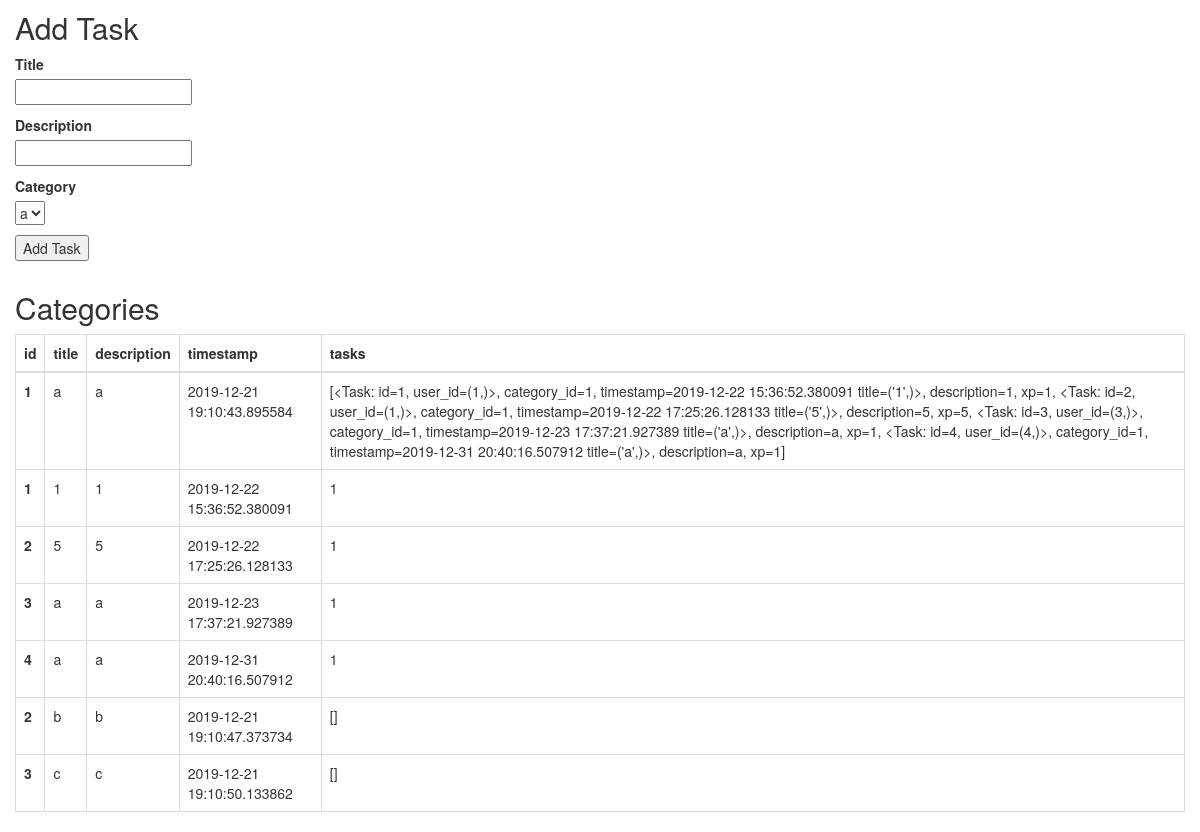
Page /dbview (signed in, lower part) on the earlier database version.
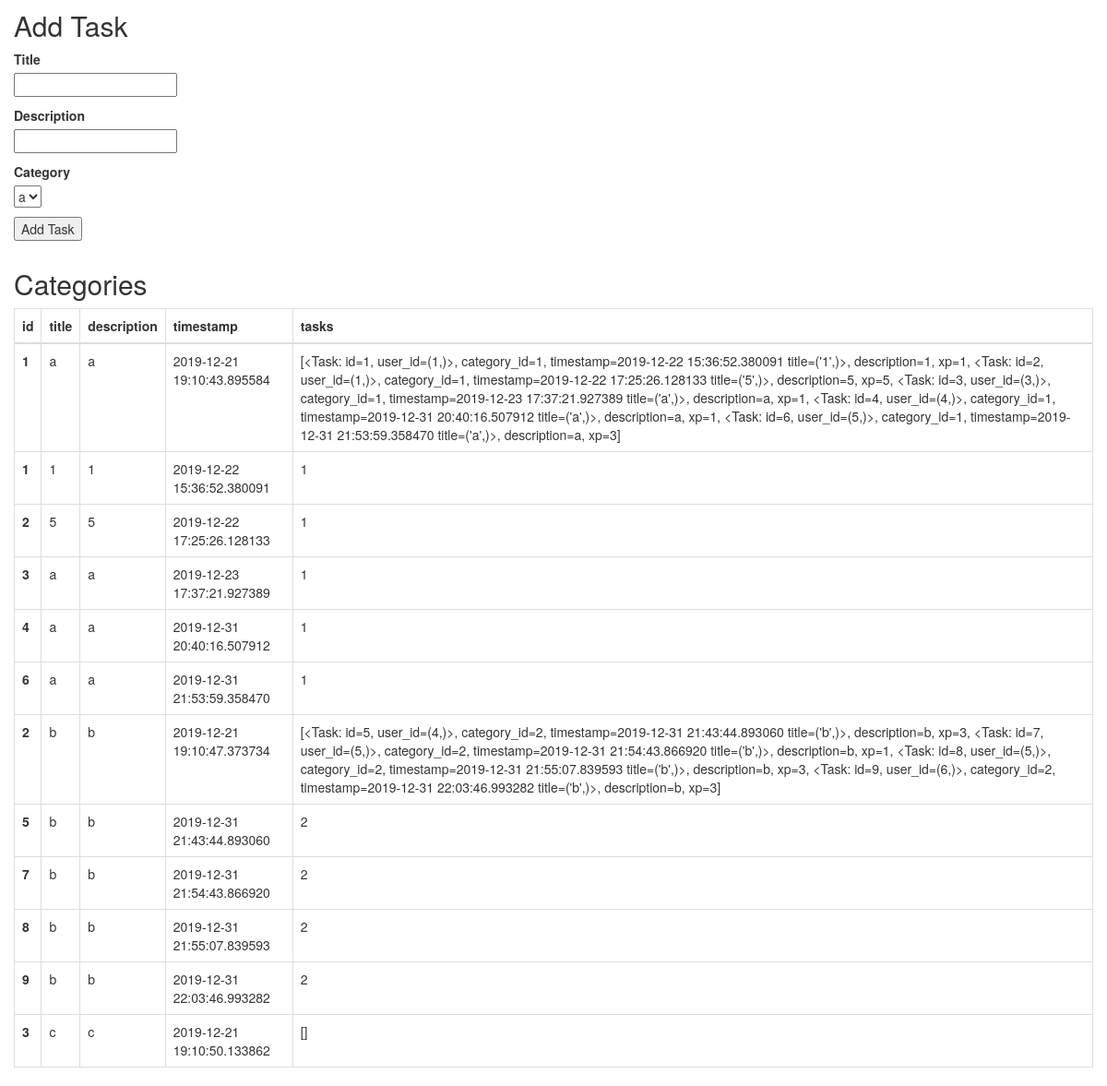
Same page on the later database version.
### app/models.py (models this page shows, shortened)
class Category(db.Model):
    id = db.Column(db.Integer, primary_key=True)
    title = db.Column(db.String(100), unique=True, nullable=False)
    description = db.Column(db.String(200))
    timestamp = db.Column(db.DateTime, index=True, default=datetime.utcnow)
    tasks = db.relationship('Task', backref='category', lazy=True)

class Task(db.Model):
    id = db.Column(db.Integer, primary_key=True)
    user_id = db.Column('user_id', db.Integer, db.ForeignKey('user.id'))
    category_id = db.Column(db.Integer, db.ForeignKey('category.id'), nullable=False)
    timestamp = db.Column(db.DateTime, index=True, default=datetime.utcnow)
    title = db.Column(db.String(100), nullable=False)
    description = db.Column(db.String(200))
    xp = db.Column(db.Integer, index=True)
    def __repr__(self):
        return f'<Task: id={self.id}, \
                user_id={self.user_id,}>, \
                category_id={self.category_id}, \
                timestamp={self.timestamp} \
                title={self.title,}>, \
                description={self.description}, \
                xp={self.xp}'

### app/main/routes.py (the view, shortened to what this page needs)
@bp.route('/dbview', methods=['GET', 'POST'])
@login_required
def db_view():
    users = User.query.all()
    categories = Category.query.order_by('title')
    add_category_form = AddCategoryForm()
    add_task_form = AddTaskForm()
    add_task_form.category_id.choices = [(cat.id, cat.title) for cat in categories]
    return render_template('db_view.html', title='Database | gtRPG', users=users, categories=categories, add_category_form=add_category_form, add_task_form=add_task_form)

### app/main/forms.py (shortened to what this page needs)
class AddCategoryForm(FlaskForm):
    title = StringField('Title', validators=[DataRequired()])
    description = StringField('Description', validators=[DataRequired()])
    add_category_submit = SubmitField('Add Category')

class AddTaskForm(FlaskForm):
    title = StringField('Title', validators=[DataRequired()])
    description = StringField('Description', validators=[DataRequired()])
    xp = SelectField(u'XP', choices=[(1, '1'), (2, '2'), (3, '3'), (5, '5'), (8, '8'), (13, '13')], coerce=int)
    category_id = SelectField(u'Category', coerce=int)
    add_task_submit = SubmitField('Add Task')

### app/main/routes.py (called while the page is built)
@bp.before_request
def before_request():
    if current_user.is_authenticated:
        current_user.last_seen = datetime.utcnow()
        db.session.commit()

### app/models.py (called while the page is built)
@login.user_loader
def load_user(id):
    return User.query.get(int(id))

### app/templates/db_view.html (shortened to what this page needs)
{% extends "base.html" %}
{% block app_content %}
        <div class="row">
            <div class="col-6" id="addTaskForm">
                <h2>Add Task</h2>
                <form action="" method="post" novalidate>
                    <p>
                        {{ add_task_form.title.label }}<br>
                        {{ add_task_form.title }}<br>
                    </p>
                    <p>
                        {{ add_task_form.description.label }}<br>
                        {{ add_task_form.description }}<br>
                    </p>
                    <p>
                        {{ add_task_form.category_id.label }}<br>
                        {{ add_task_form.category_id }}<br>
                    </p>
                    <p>{{ add_task_form.add_task_submit() }}</p>
                </form>
            </div>
        </div>
        <div class="row" id ="categoriesTable">
            <div class="col-12">
                <h2>Categories</h2>
                <table class="table table-dark table-bordered table-hover">
                    <thead class="thead-dark">
                        <tr>
                            <th scope="col">id</th>
                            <th scope="col">title</th>
                            <th scope="col">description</th>
                            <th scope="col">timestamp</th>
                            <th scope="col">tasks</th>
                        </tr>
                    </thead>
                    <tbody>
                        {% for category in categories %}
                            <tr>
                                <th scope="row">{{category.id}}</th>
                                <td>{{category.title}}</td>
                                <td>{{category.description}}</td>
                                <td>{{category.timestamp}}</td>
                                <td>{{category.tasks}}</td>
                            </tr>
                            {% for task in category.tasks %}
                                <tr>
                                    <th scope="row">{{task.id}}</th>
                                    <td>{{task.title}}</td>
                                    <td>{{task.description}}</td>
                                    <td>{{task.timestamp}}</td>
                                    <td>{{task.category_id}}</td>
                                </tr>
                            {% endfor %}
                        {% endfor %}
                    </tbody>
                </table>
            </div>
        </div>
    </div>
{% endblock %}

Differences in the rows shown:
computed for Category id 1: tasks "…timestamp=2019-12-31 20:40:16.507912 title=('a',)>, description=a, xp=1]" → "…timestamp=2019-12-31 20:40:16.507912 title=('a',)>, description=a, xp=1, <Task: id=6, user_id=(5,)>, category_id=1, timestamp=2019-12-31 21:53:59.358470 title=('a',)>, description=a, xp=3]"
added Task: id "6", title "a", description "a", timestamp "2019-12-31 21:53:59.358470", category_id "1", shown under Category id 1
computed for Category id 2: tasks "[]" → "[<Task: id=5, user_id=(4,)>, category_id=2, timestamp=2019-12-31 21:43:44.893060 title=('b',)>, description=b, xp=3, <Task: id=7, user_id=(5,)>, category_id=2, timestamp=2019-12-31 21:54:43.866920 title=('b',)>, description=b, xp=1, <Task: id=8, user_id=(5,)>, category_id=2, timestamp=2019-12-31 21:55:07.839593 title=('b',)>, description=b, xp=3, <Task: id=9, user_id=(6,)>, category_id=2, timestamp=2019-12-31 22:03:46.993282 title=('b',)>, description=b, xp=3]"
added Task: id "5", title "b", description "b", timestamp "2019-12-31 21:43:44.893060", category_id "2", shown under Category id 2
added Task: id "7", title "b", description "b", timestamp "2019-12-31 21:54:43.866920", category_id "2", shown under Category id 2
added Task: id "8", title "b", description "b", timestamp "2019-12-31 21:55:07.839593", category_id "2", shown under Category id 2
added Task: id "9", title "b", description "b", timestamp "2019-12-31 22:03:46.993282", category_id "2", shown under Category id 2
